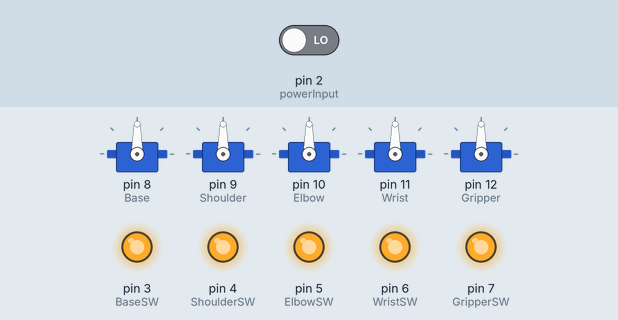
This sketch was run on a simulated Arduino Uno, built with avr-gcc and run on an emulated ATmega328P. Parts: 5 × servo, output pins drawn as LEDs (lit = HIGH). The inputs (shaded band) are chosen by the test bench; at power-on: pin 2 (powerInput) LOW.

Above: at 0.1 s.
At 2.1 s:
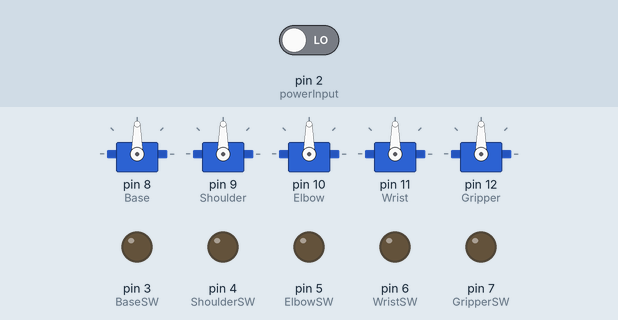
Timing chart, 0 to 3.6 s (numbered marks = the images above):
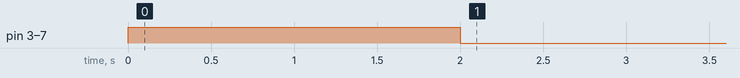

The sketch:

servo_code.ino
```cpp
#include <Servo.h>

Servo Base;  // create servo object to control a servo
Servo Shoulder;
Servo Elbow;
Servo Wrist;
Servo Gripper;

int BasePot = 5;  // analog pin used to connect the potentiometer
int BaseVal;    // variable to read the value from the analog pin
int ShoulderPot = 4;
int ShoulderVal;
int ElbowPot = 3;
int ElbowVal;
int WristPot = 2;
int WristVal;
int GripperPot = 1;
int GripperVal;

//-----electronic switching for the servo-motors-----
int powerInput = 2; //a switch is used in the schematics but a signal coming from a wireless module can be used
int powerVal;
int BaseSW = 3;     //signal to turn on or off the mosfet powering the servo-motor
int ShoulderSW = 4;
int ElbowSW = 5;
int WristSW = 6;
int GripperSW = 7;


void setup() {
  Base.attach(8);  // attaches the servo on pin 8 to the servo object
  Shoulder.attach(9);
  Elbow.attach(10);
  Wrist.attach(11);
  Gripper.attach(12);

  pinMode(powerInput,INPUT);
  pinMode(BaseSW,OUTPUT);
  pinMode(ShoulderSW,OUTPUT);
  pinMode(ElbowSW,OUTPUT);
  pinMode(WristSW,OUTPUT);
  pinMode(GripperSW,OUTPUT);

  //---turn the mosfets on-------
  digitalWrite(BaseSW,HIGH);
  digitalWrite(ShoulderSW,HIGH);
  digitalWrite(ElbowSW,HIGH);
  digitalWrite(WristSW,HIGH);
  digitalWrite(GripperSW,HIGH);

  //----initialize at 90 degrees--------
  Base.write(90);
  Shoulder.write(90);
  Elbow.write(90);
  Wrist.write(90);
  Gripper.write(90);
  delay(2000);
}

void loop() {
  powerVal=digitalRead(powerInput);
  if (powerVal==1){
  //-----turn on the motors----
  digitalWrite(BaseSW,HIGH);
  digitalWrite(ShoulderSW,HIGH);
  digitalWrite(ElbowSW,HIGH);
  digitalWrite(WristSW,HIGH);
  digitalWrite(GripperSW,HIGH);

  //-------------------BASE SERVO-------------------
  BaseVal = analogRead(BasePot);        // reads the value of the potentiometer (value between 0 and 1023)
  BaseVal = map(BaseVal, 0, 1023, 0, 180);  // scale it to use it with the servo (value between 0 and 180)
  Base.write(BaseVal);                  // sets the servo position according to the scaled value
  //-------------------SHOULDER SERVO-------------------
  ShoulderVal = analogRead(ShoulderPot);
  ShoulderVal = map(ShoulderVal, 0, 1023, 0, 180);
  Shoulder.write(ShoulderVal);
  //-------------------ELBOW SERVO-------------------
  ElbowVal = analogRead(ElbowPot);
  ElbowVal = map(ElbowVal, 0, 1023, 0, 180);
  Elbow.write(ElbowVal);
  //-------------------WRIST SERVO-------------------
  WristVal = analogRead(WristPot);
  WristVal = map(WristVal, 0, 1023, 0, 180);
  Wrist.write(WristVal);
  //-------------------GRIPPER SERVO-------------------
  GripperVal = analogRead(GripperPot);
  GripperVal = map(GripperVal, 0, 1023, 0, 180);
  Gripper.write(GripperVal);
  }
    else {
      digitalWrite(BaseSW,LOW);
      digitalWrite(ShoulderSW,LOW);
      digitalWrite(ElbowSW,LOW);
      digitalWrite(WristSW,LOW);
      digitalWrite(GripperSW,LOW);
      }

}
```

Measured:
- by itself, pin 3 (BaseSW), pin 4 (ShoulderSW), pin 5 (ElbowSW), pin 6 (WristSW), pin 7 (GripperSW): HIGH → LOW at 2.0 s
